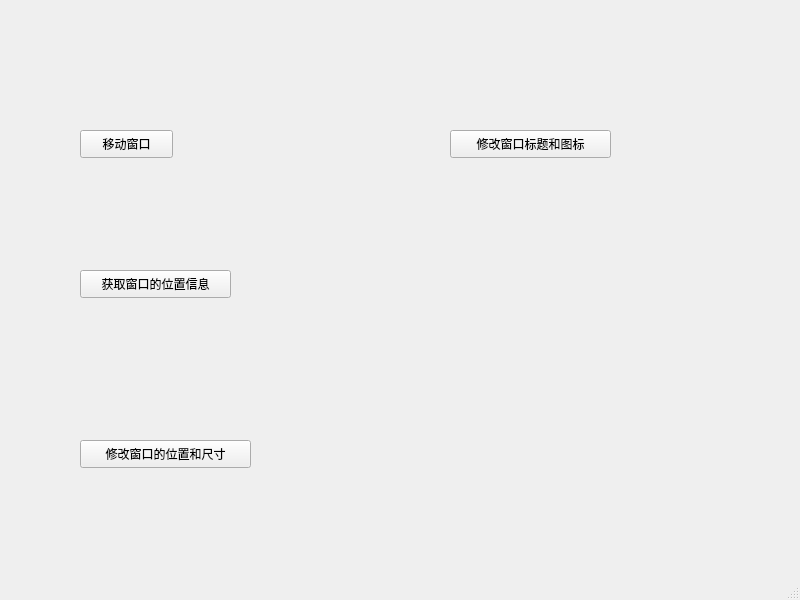
<?xml version="1.0" encoding="UTF-8"?>
<ui version="4.0">
 <class>MainWindow</class>
 <widget class="QMainWindow" name="MainWindow">
  <property name="geometry">
   <rect>
    <x>0</x>
    <y>0</y>
    <width>800</width>
    <height>600</height>
   </rect>
  </property>
  <property name="windowTitle">
   <string>MainWindow</string>
  </property>
  <widget class="QWidget" name="centralwidget">
   <widget class="QPushButton" name="moveBtn">
    <property name="geometry">
     <rect>
      <x>80</x>
      <y>130</y>
      <width>93</width>
      <height>28</height>
     </rect>
    </property>
    <property name="text">
     <string>移动窗口</string>
    </property>
   </widget>
   <widget class="QPushButton" name="positionBtn">
    <property name="geometry">
     <rect>
      <x>80</x>
      <y>270</y>
      <width>151</width>
      <height>28</height>
     </rect>
    </property>
    <property name="text">
     <string>获取窗口的位置信息</string>
    </property>
   </widget>
   <widget class="QPushButton" name="modifyBtn">
    <property name="geometry">
     <rect>
      <x>80</x>
      <y>440</y>
      <width>171</width>
      <height>28</height>
     </rect>
    </property>
    <property name="text">
     <string>修改窗口的位置和尺寸</string>
    </property>
   </widget>
   <widget class="QPushButton" name="modefyPlusBtn">
    <property name="geometry">
     <rect>
      <x>450</x>
      <y>130</y>
      <width>161</width>
      <height>28</height>
     </rect>
    </property>
    <property name="text">
     <string>修改窗口标题和图标</string>
    </property>
   </widget>
  </widget>
  <widget class="QMenuBar" name="menubar">
   <property name="geometry">
    <rect>
     <x>0</x>
     <y>0</y>
     <width>800</width>
     <height>26</height>
    </rect>
   </property>
  </widget>
  <widget class="QStatusBar" name="statusbar"/>
 </widget>
 <resources/>
 <connections/>
</ui>
